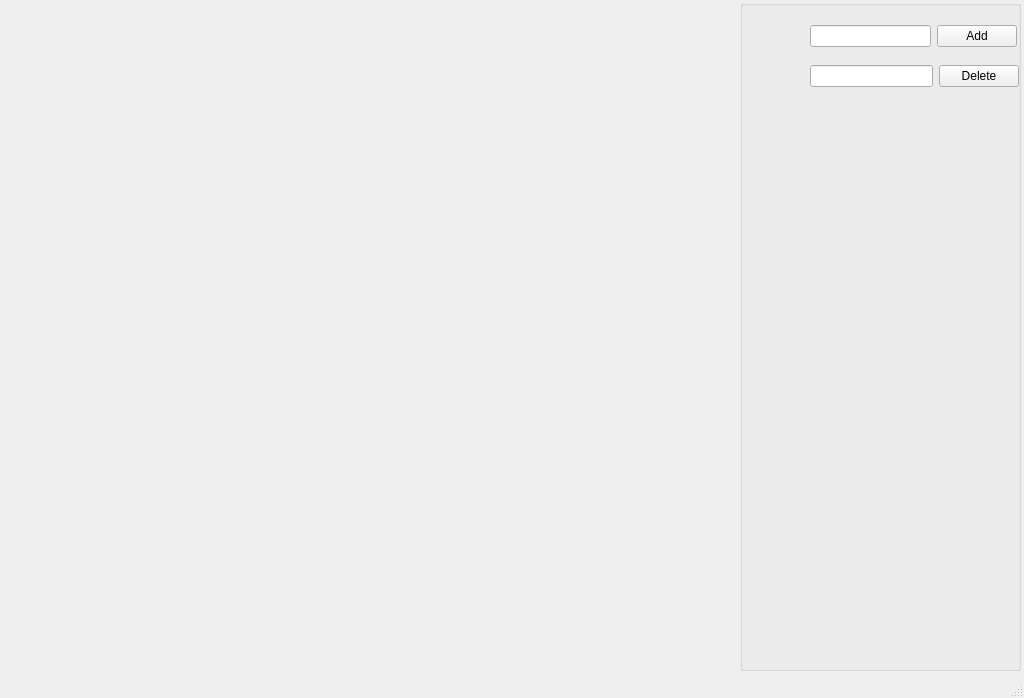
<?xml version="1.0" encoding="UTF-8"?>
<ui version="4.0">
 <class>MainWindow</class>
 <widget class="QMainWindow" name="MainWindow">
  <property name="geometry">
   <rect>
    <x>0</x>
    <y>0</y>
    <width>1024</width>
    <height>698</height>
   </rect>
  </property>
  <property name="mouseTracking">
   <bool>false</bool>
  </property>
  <property name="windowTitle">
   <string>MainWindow</string>
  </property>
  <widget class="QWidget" name="centralwidget">
   <widget class="QGroupBox" name="groupBox">
    <property name="geometry">
     <rect>
      <x>740</x>
      <y>0</y>
      <width>281</width>
      <height>671</height>
     </rect>
    </property>
    <property name="title">
     <string/>
    </property>
    <widget class="QWidget" name="layoutWidget">
     <property name="geometry">
      <rect>
       <x>70</x>
       <y>20</y>
       <width>207</width>
       <height>33</height>
      </rect>
     </property>
     <layout class="QHBoxLayout" name="horizontalLayout">
      <item>
       <widget class="QLineEdit" name="lineEdit_Add"/>
      </item>
      <item>
       <widget class="QPushButton" name="pushButton_Add">
        <property name="text">
         <string>Add</string>
        </property>
       </widget>
      </item>
     </layout>
    </widget>
    <widget class="QWidget" name="layoutWidget">
     <property name="geometry">
      <rect>
       <x>70</x>
       <y>60</y>
       <width>209</width>
       <height>33</height>
      </rect>
     </property>
     <layout class="QHBoxLayout" name="horizontalLayout_2">
      <item>
       <widget class="QLineEdit" name="lineEdit_Delete"/>
      </item>
      <item>
       <widget class="QPushButton" name="pushButton_Delete">
        <property name="text">
         <string>Delete</string>
        </property>
       </widget>
      </item>
     </layout>
    </widget>
   </widget>
  </widget>
  <widget class="QStatusBar" name="statusbar"/>
 </widget>
 <resources/>
 <connections/>
</ui>
